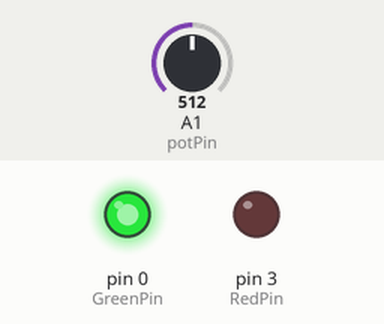
Bench run of a sketch on a simulated Arduino Uno, built with avr-gcc and run on an emulated ATmega328P. On the bench: output pins drawn as LEDs (lit = HIGH). Inputs (shaded band) come from the test bench; at power-on: A1 (potPin) = 512.

Above: at 1.2 s.
1.3 s: A1 (potPin) set to 414
2.8 s: A1 (potPin) set to 387
At 3.1 s:
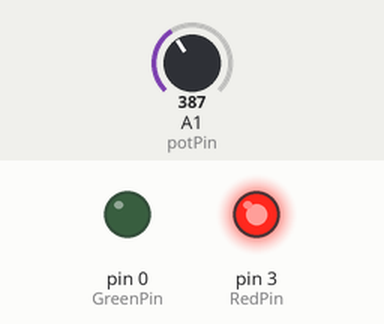
4.3 s: A1 (potPin) set to 107
5.8 s: A1 (potPin) set to 90
At 6.6 s:
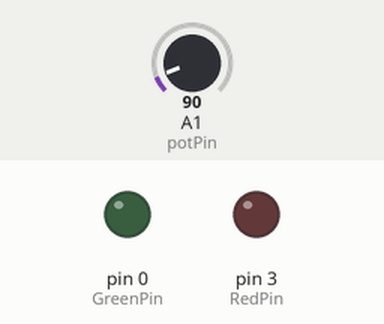
7.3 s: A1 (potPin) set to 110
At 7.7 s:
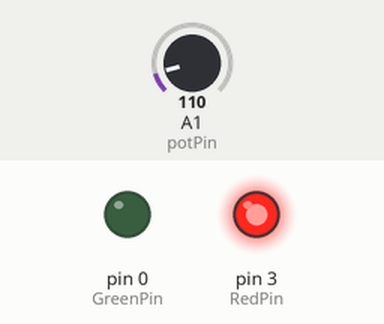
8.8 s: A1 (potPin) set to 0
At 10.1 s:
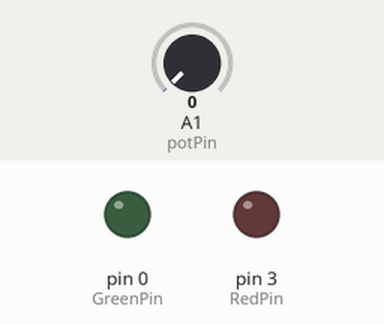
Timing chart, 0 to 11.3 s (numbered marks = the images above; inputs shaded):
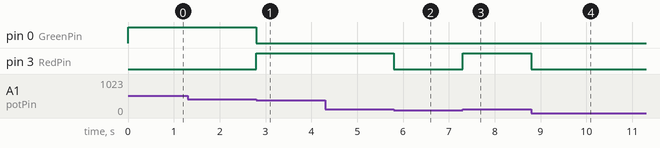

The sketch:

luminecent.ATTinyray.ino
```cpp
//This code sets up a potentiometer and RGB LED to switch between states.
//The idea behind the name comes from a luminecent sting ray in the ocean
//that has its potentiometer tail moved by the changing current


//variables for RGB LED
int RedPin = 3; //digital pin 2
int GreenPin = 0; //digital pin 0

//varibales for potentiometer
int potPin = 1; //analog pin 1
int potVal;

int switchVal = 0;

int threshold1 = 100;
int threshold2 = 400;
int threshold3 = 800;

void setup() {

  pinMode(RedPin, OUTPUT);
  pinMode(GreenPin, OUTPUT);
  pinMode(potPin, INPUT);
}

void loop() {
  //variable that reads the potentiometer and stores it
  potVal = analogRead(potPin);

  //uses the function
  checkState(potVal);

  switch (switchVal) {

    case 0: // no color
      digitalWrite(RedPin, LOW);
      digitalWrite(GreenPin, LOW);
      break;

    case 1:// red
      digitalWrite(RedPin, HIGH);
      digitalWrite(GreenPin, LOW);
      break;

    case 2:// green
      digitalWrite(GreenPin, HIGH);
      digitalWrite(RedPin, LOW);
      break;

  }
}

//function that switches between states based off of potentiometer
//readings
void checkState( int aPotVal) {

  if (aPotVal <= threshold1) {
    switchVal = 0;
  }
  if (aPotVal > threshold1 && aPotVal <= threshold2) {
    switchVal = 1;
  }
  if (aPotVal > threshold2 && aPotVal <= threshold3) {
    switchVal = 2;
  }
}
```

Measured:
- the behaviour switches between 401 and 400 on A1 (potPin) (found by bisection; images 0 and 1)
- the behaviour switches between 101 and 100 on A1 (potPin) (found by bisection; images 1 and 2)
- after the input at 1.3 s, every drawn part: stays the same
- after the input at 2.8 s, pin 0 (GreenPin): HIGH → LOW at once; pin 3 (RedPin): LOW → HIGH at once
- after the input at 4.3 s, every drawn part: stays the same
- after the input at 5.8 s, pin 3 (RedPin): HIGH → LOW at once
- after the input at 7.3 s, pin 3 (RedPin): LOW → HIGH at once
- after the input at 8.8 s, pin 3 (RedPin): HIGH → LOW at once
